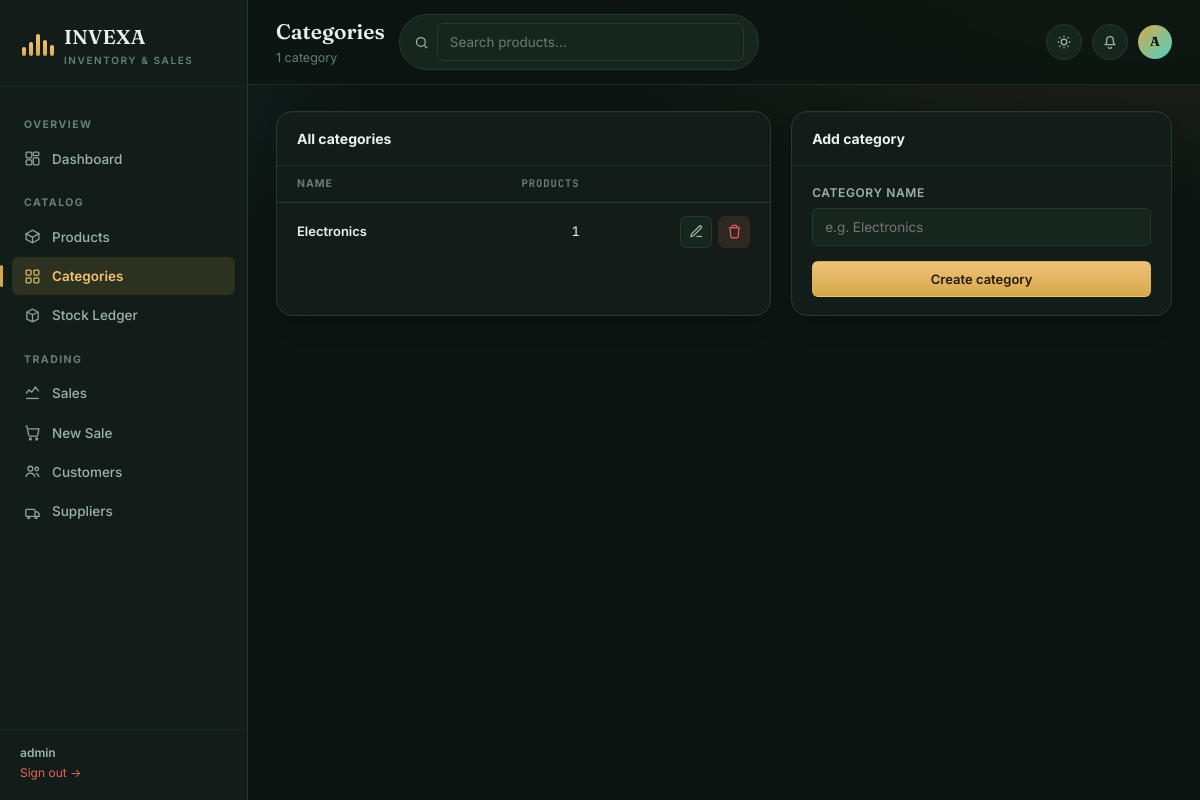
The app's page /categories (signed in), older data.
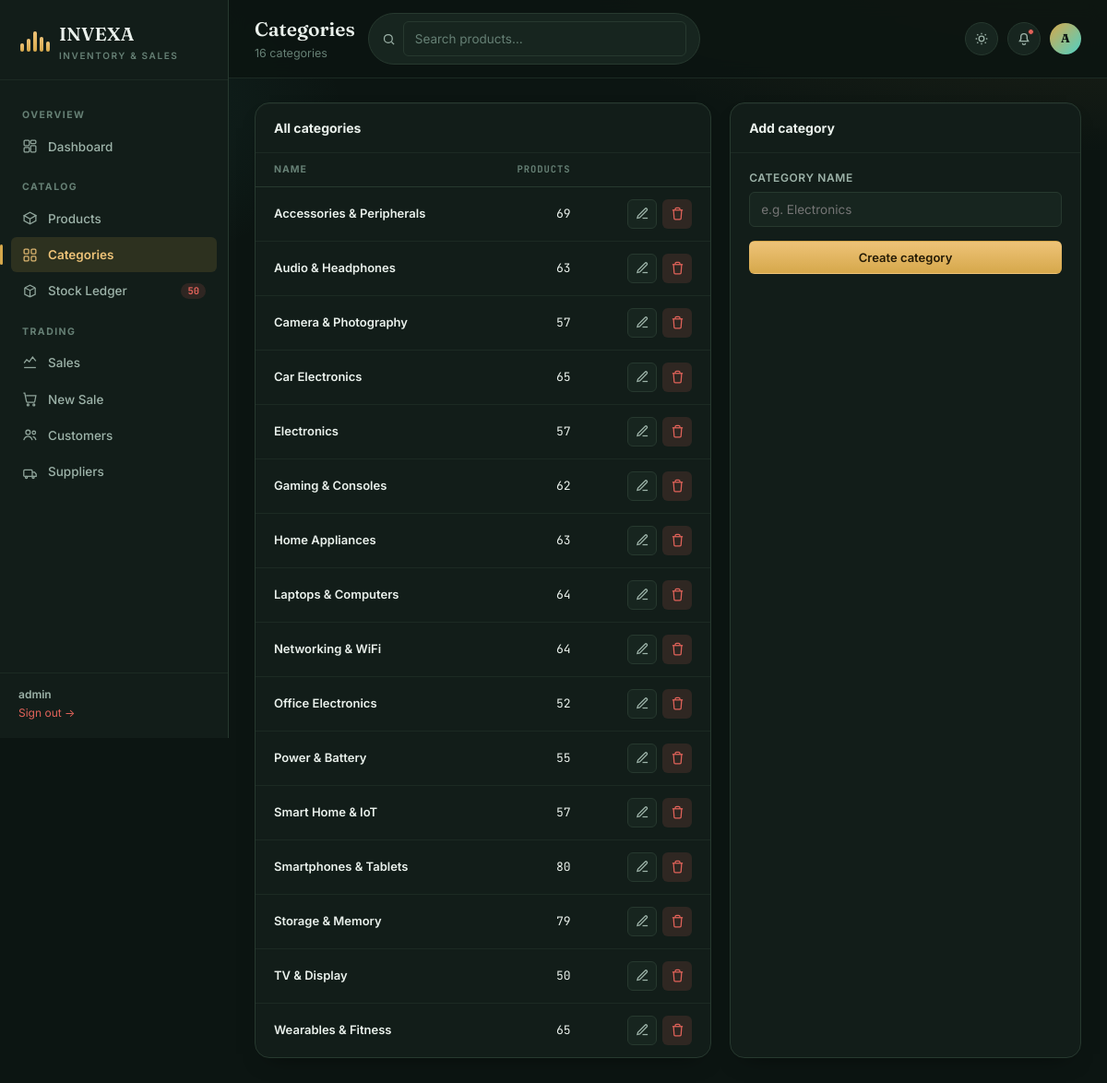
The same page, newer data.
### tables this page shows
CREATE TABLE categories (id INTEGER PRIMARY KEY, name TEXT UNIQUE);

### app.py (the view, shortened to what this page needs)
@app.route("/categories", methods=["GET", "POST"])
@login_required
def categories():
    db = get_db()
    category_list = db.execute("""
        SELECT categories.*, COUNT(products.id) AS product_count
        FROM categories
        LEFT JOIN products ON products.category_id = categories.id
        GROUP BY categories.id
        ORDER BY categories.name
    """).fetchall()
    return render_template("categories.html", categories=category_list)

### app.py (called while the page is built)
def get_db():
    if "db" not in g:
        g.db = sqlite3.connect(DB_PATH)
        g.db.row_factory = sqlite3.Row
        g.db.execute("PRAGMA foreign_keys = ON")
    return g.db

def login_required(view):
    @wraps(view)
    def wrapped(*args, **kwargs):
        if not session.get("logged_in"):
            return redirect(url_for("login"))
        return view(*args, **kwargs)
    return wrapped

@app.context_processor
def inject_globals():
    low_stock_count = 0
    if session.get("logged_in"):
        db = get_db()
        low_stock_count = db.execute(
            "SELECT COUNT(*) FROM products WHERE quantity <= minimum_stock"
        ).fetchone()[0]
    return {
        "app_name": APP_NAME,
        "current_user": session.get("username"),
        "low_stock_count": low_stock_count,
    }

### templates/categories.html (shortened to what this page needs)
{% extends "base.html" %}
{% set active_page = 'categories' %}
{% block page_title %}Categories{% endblock %}
{% block page_sub %}<p>{{ categories|length }} categor{{ 'ies' if categories|length != 1 else 'y' }}</p>{% endblock %}
{% block content %}
<div class="grid grid-2">
  <div class="card">
    <div class="card-head"><h3>All categories</h3></div>
    {% if categories|length > 0 %}
    <div class="table-wrap">
      <table class="ledger">
        <thead><tr><th>Name</th><th class="num">Products</th><th></th></tr></thead>
        <tbody>
          {% for c in categories %}
          <tr>
            <td class="row-title">{{ c.name }}</td>
            <td class="num">{{ c.product_count }}</td>
            <td>
              <div class="row-actions">
                <a class="btn btn-ghost btn-icon" href="{{ url_for('edit_category', category_id=c.id) }}" title="Edit">
                  <svg viewBox="0 0 24 24" width="14" height="14" fill="none" stroke="currentColor" stroke-width="2"><path d="M12 20h9"/><path d="M16.5 3.5a2.1 2.1 0 013 3L7 19l-4 1 1-4L16.5 3.5z"/></svg>
                </a>
                <form method="post" action="{{ url_for('delete_category', category_id=c.id) }}" data-confirm="Delete &quot;{{ c.name }}&quot;? Products keep their data but become uncategorized.">
                  <button class="btn btn-danger btn-icon" title="Delete" type="submit">
                    <svg viewBox="0 0 24 24" width="14" height="14" fill="none" stroke="currentColor" stroke-width="2"><path d="M3 6h18"/><path d="M8 6V4a2 2 0 012-2h4a2 2 0 012 2v2m3 0l-1 14a2 2 0 01-2 2H8a2 2 0 01-2-2L5 6"/></svg>
                  </button>
                </form>
              </div>
            </td>
          </tr>
          {% endfor %}
        </tbody>
      </table>
    </div>
    {% else %}
    <div class="empty-state">
      <div class="mark"><span></span><span></span><span></span><span></span><span></span></div>
      <h4>No categories yet</h4>
      <p>Create one to start organizing your catalog.</p>
    </div>
    {% endif %}
  </div>
  <div class="card">
    <div class="card-head"><h3>Add category</h3></div>
    <div class="card-body">
      <form method="POST" action="{{ url_for('categories') }}">
        <div class="field">
          <label for="name">Category name</label>
          <input type="text" id="name" name="name" placeholder="e.g. Electronics" required autofocus>
        </div>
        <button type="submit" class="btn btn-primary btn-block">Create category</button>
      </form>
    </div>
  </div>
</div>
{% endblock %}

### templates/base.html (shortened to what this page needs)
<!DOCTYPE html>
<html lang="en">
<head>
<link rel="stylesheet" href="{{ url_for('static', filename='css/style.css') }}">
</head>
<body>
<div class="shell">
  <aside class="sidebar">
    <div class="sidebar-head">
      <div class="brand">
        <span class="mark"><span></span><span></span><span></span><span></span><span></span></span>
        <span>{{ app_name }}<small>Inventory &amp; Sales</small></span>
      </div>
    </div>
    <nav class="sidebar-nav">
      <div class="nav-label">Overview</div>
      <a class="nav-item {{ 'active' if active_page == 'dashboard' }}" href="{{ url_for('dashboard') }}">
        <svg viewBox="0 0 24 24" fill="none" stroke="currentColor" stroke-width="1.8"><rect x="3" y="3" width="8" height="8" rx="1.5"/><rect x="13" y="3" width="8" height="5" rx="1.5"/><rect x="13" y="11" width="8" height="10" rx="1.5"/><rect x="3" y="14" width="8" height="7" rx="1.5"/></svg>
        Dashboard
      </a>
      <div class="nav-label">Catalog</div>
      <a class="nav-item {{ 'active' if active_page == 'products' }}" href="{{ url_for('products') }}">
        <svg viewBox="0 0 24 24" fill="none" stroke="currentColor" stroke-width="1.8"><path d="M21 8l-9-5-9 5 9 5 9-5z"/><path d="M3 8v8l9 5 9-5V8"/><path d="M12 13v8"/></svg>
        Products
      </a>
      <a class="nav-item {{ 'active' if active_page == 'categories' }}" href="{{ url_for('categories') }}">
        <svg viewBox="0 0 24 24" fill="none" stroke="currentColor" stroke-width="1.8"><rect x="3" y="3" width="7" height="7" rx="1.5"/><rect x="14" y="3" width="7" height="7" rx="1.5"/><rect x="3" y="14" width="7" height="7" rx="1.5"/><rect x="14" y="14" width="7" height="7" rx="1.5"/></svg>
        Categories
      </a>
      <a class="nav-item {{ 'active' if active_page == 'stock' }}" href="{{ url_for('stock') }}">
        <svg viewBox="0 0 24 24" fill="none" stroke="currentColor" stroke-width="1.8"><path d="M20 7L12 3 4 7m16 0v10l-8 4m8-14l-8 4m0 10l-8-4V7m8 14V11M4 7l8 4"/></svg>
        Stock Ledger
        {% if low_stock_count and low_stock_count > 0 %}<span class="badge-pill">{{ low_stock_count }}</span>{% endif %}
      </a>
      <div class="nav-label">Trading</div>
      <a class="nav-item {{ 'active' if active_page == 'sales' }}" href="{{ url_for('sales') }}">
        <svg viewBox="0 0 24 24" fill="none" stroke="currentColor" stroke-width="1.8"><path d="M3 12l4-5 4 3 5-7 5 6"/><path d="M3 19h18"/></svg>
        Sales
      </a>
      <a class="nav-item {{ 'active' if active_page == 'create_sale' }}" href="{{ url_for('create_sale') }}">
        <svg viewBox="0 0 24 24" fill="none" stroke="currentColor" stroke-width="1.8"><circle cx="9" cy="21" r="1.4"/><circle cx="18" cy="21" r="1.4"/><path d="M2 3h2l2.6 12.6a2 2 0 002 1.6h8.8a2 2 0 002-1.6L21 7H6"/></svg>
        New Sale
      </a>
      <a class="nav-item {{ 'active' if active_page == 'customers' }}" href="{{ url_for('customers') }}">
        <svg viewBox="0 0 24 24" fill="none" stroke="currentColor" stroke-width="1.8"><circle cx="9" cy="8" r="3.4"/><path d="M2.5 20c1-3.6 3.6-5.6 6.5-5.6s5.5 2 6.5 5.6"/><circle cx="18" cy="8.5" r="2.5"/><path d="M16.5 14.8c2.2.4 3.8 2 4.6 5"/></svg>
        Customers
      </a>
      <a class="nav-item {{ 'active' if active_page == 'suppliers' }}" href="{{ url_for('suppliers') }}">
        <svg viewBox="0 0 24 24" fill="none" stroke="currentColor" stroke-width="1.8"><rect x="2.5" y="9" width="13" height="10" rx="1.5"/><path d="M15.5 12.5H19l2.5 3V19h-6"/><circle cx="6.5" cy="20.5" r="1.5"/><circle cx="17" cy="20.5" r="1.5"/></svg>
        Suppliers
      </a>
    </nav>
    <div class="sidebar-foot">
      <div class="who">{{ current_user or 'Guest' }}</div>
      <a href="{{ url_for('logout') }}" style="color: var(--red);">Sign out →</a>
    </div>
  </aside>
  <div class="main">
    <header class="topbar">
      <div class="page-heading">
        <h1>{% block page_title %}{% endblock %}</h1>
        {% block page_sub %}{% endblock %}
      </div>
      <form class="searchbox" action="{{ url_for('products') }}" method="get" role="search">
        <svg viewBox="0 0 24 24" fill="none" stroke="currentColor" stroke-width="2"><circle cx="11" cy="11" r="7"/><path d="M21 21l-4.3-4.3"/></svg>
        <input type="search" name="q" placeholder="Search products…" autocomplete="off">
      </form>
      <div class="topbar-actions">
        <button class="icon-btn" data-theme-toggle title="Toggle theme" aria-label="Toggle theme" type="button">
          <svg viewBox="0 0 24 24" fill="none" stroke="currentColor" stroke-width="2"><circle cx="12" cy="12" r="4.2"/><path d="M12 2.5v2.2M12 19.3v2.2M4.9 4.9l1.6 1.6M17.5 17.5l1.6 1.6M2.5 12h2.2M19.3 12h2.2M4.9 19.1l1.6-1.6M17.5 6.5l1.6-1.6"/></svg>
        </button>
        <a class="icon-btn" href="{{ url_for('stock_history') }}" title="Stock alerts">
          <svg viewBox="0 0 24 24" fill="none" stroke="currentColor" stroke-width="2"><path d="M12 4a5 5 0 00-5 5v3.5L5 16h14l-2-3.5V9a5 5 0 00-5-5z"/><path d="M9.5 19a2.5 2.5 0 005 0"/></svg>
          {% if low_stock_count and low_stock_count > 0 %}<span class="dot"></span>{% endif %}
        </a>
        <div class="avatar" title="{{ current_user }}">{{ (current_user or '?')[0]|upper }}</div>
      </div>
    </header>
    <main class="content">
      {% block content %}{% endblock %}
    </main>
  </div>
</div>
</body>
</html>

Row changes from the older to the newer data that the page shows:
added categories: name "Accessories & Peripherals", product_count "69"
added categories: name "Audio & Headphones", product_count "63"
added categories: name "Camera & Photography", product_count "57"
added categories: name "Car Electronics", product_count "65"
computed for categories "Electronics": product_count "1" → "57"
added categories: name "Gaming & Consoles", product_count "62"
added categories: name "Home Appliances", product_count "63"
added categories: name "Laptops & Computers", product_count "64"
added categories: name "Networking & WiFi", product_count "64"
added categories: name "Office Electronics", product_count "52"
added categories: name "Power & Battery", product_count "55"
added categories: name "Smart Home & IoT", product_count "57"
added categories: name "Smartphones & Tablets", product_count "80"
added categories: name "Storage & Memory", product_count "79"
added categories: name "TV & Display", product_count "50"
added categories: name "Wearables & Fitness", product_count "65"
Text that changed along with them:
{{ low_stock_count }}: (not shown) → "50"
{{ categories|length }}: "1" → "16"
{{ 'ies' if categories|length != 1 else 'y' }}: "y" → "ies"
